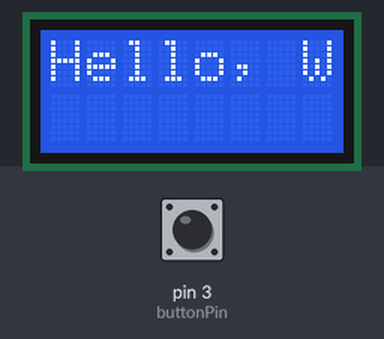
This sketch was run on a simulated Arduino Uno, built with avr-gcc and run on an emulated ATmega328P. Shown: 8×2 character LCD. Inputs (shaded band) come from the test bench; at power-on: pin 3 (buttonPin) LOW. Random numbers use the default seed unless the sketch sets one.

Above: at 1.2 s.
1.3 s: pin 3 (buttonPin) pulled HIGH for 2.9 s
At 2.7 s:
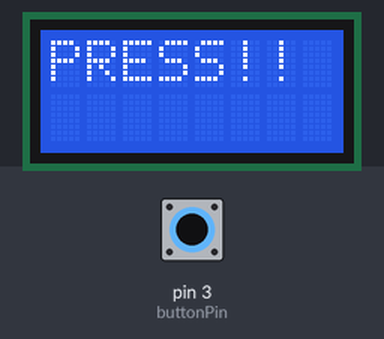
At 5.2 s:
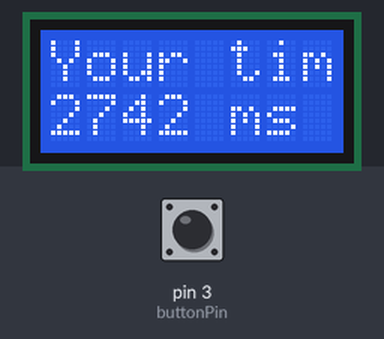
Timing chart, 0 to 6.7 s (numbered marks = the images above; inputs shaded):
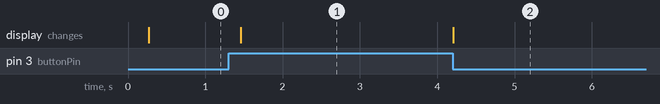

The sketch:

Lab10.ino
```cpp
#include <LiquidCrystal.h>  // Include the LiquidCrystal library for the LCD

// Define the pin connected to the pushbutton
const int buttonPin = 3;

// Define the LCD pin connections: RS, Enable, Data4, Data5, Data6, Data7
const int rs = 7, en = 8, d4 = 9, d5 = 10, d6 = 11, d7 = 12;

LiquidCrystal lcd(rs, en, d4, d5, d6, d7);  // Create an LCD object

void setup() {
  pinMode(buttonPin, INPUT);     // Set the button pin as an INPUT
  lcd.begin(8, 2);             // Initialize LCD type (x columns, y rows)
  Serial.begin(9600);          // Start Serial Monitor for debugging output
  randomSeed(analogRead(0));   // Seed the random number generator
}

void reactionGame() {
  lcd.clear();    // Clear the LCD screen
  lcd.print("Hello, World!"); // Inform the player to get ready

  // Generate a random delay between 3 to 6 seconds (3000-6000 ms) ...
  // Use the function random(); to help achieve that. Look it up how it works.
  delay(random(0, 6000));    // !!! ENTER THE CODE HERE !!!

  lcd.clear();
  lcd.print("PRESS!!");  // Ask the player to press the button as fast as possible

  unsigned long startTime = millis();  // Record the time right button press

  // Don’t worry about how this works, only that the code below waits until ...
  // the player presses the button.
  while (digitalRead(buttonPin) == HIGH) {
    // This keeps running until the player reacts and presses the button
  }

  // Use the start time recorded above (startTime) and the current time to ...
  // calculate how long the player took to press the button.
  unsigned long reactionTime =millis() - startTime;

  // Display the reaction time on the LCD
  lcd.clear();
  lcd.print("Your time:");
  lcd.setCursor(0, 1)  ;         // Move to the second row
  lcd.print(reactionTime);     // Show the reaction time in milliseconds
  lcd.print(" ms");

  delay(3000);  // Keep the result displayed for 3 seconds before restarting
}


void loop() {
  lcd.clear();                 // Clear the LCD screen
  lcd.print("Press to Start"); // Display instruction to the player

  // Just waiting here until the player presses the button (HIGH to LOW)
  while (digitalRead(buttonPin) == HIGH) {} // DONT WORRY HOW THIS WORKS NOW

  // Small delay to remove mechanical button bounce noise
  delay(200);

  // Call the function that runs the reaction timer game
  reactionGame(); // Need to be defined!!!
}
```
